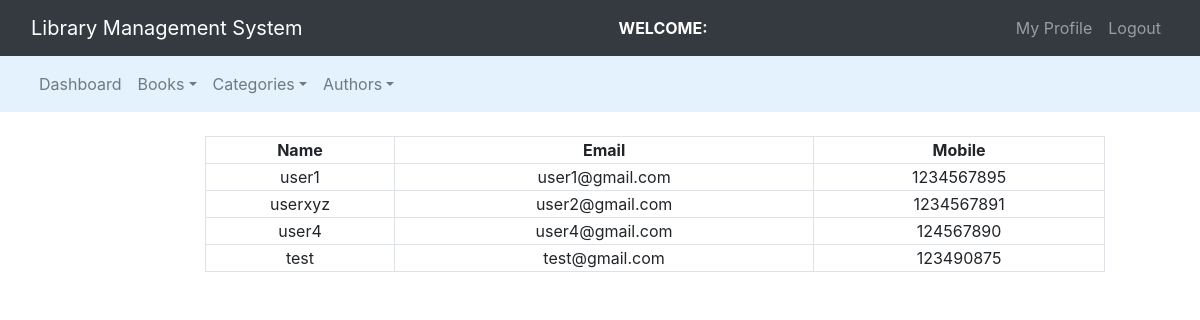
The page /admin/reg_users.php on the database its author committed.
### tables this page shows
CREATE TABLE `users` (
  `id` int(11) NOT NULL,
  `name` varchar(30) NOT NULL,
  `email` varchar(60) NOT NULL,
  `password` varchar(30) NOT NULL,
  `mobile` varchar(10) NOT NULL
);

### admin/reg_users.php (the view, shortened to what this page needs)
<?php
    $connection = mysqli_connect('localhost', 'root', '', 'lms_main');
    $query = "select * from users";
?>
<!DOCTYPE html>
<html lang="en">
<head>
    <link rel="stylesheet" type="text/css" href="../bootstrap-4.4.1/css/bootstrap.min.css">
</head>
<body>
    <nav class="navbar navbar-expand-lg navbar-dark bg-dark">
    <div class="container-fluid">
			<div class="navbar-header">
				<a class="navbar-brand" href="index.php">Library Management System</a>
			</div>
        <font style="color : white"><span><strong><?php echo "WELCOME: ".$_SESSION['name']; ?></strong></span></font>
		    <ul class="nav navbar-nav navbar-right">
		      <li class="nav-item dropdown">
                <a href="" class="nav-link dropdown toggle" data-toggle = "dropdown">My Profile</a>
              </li>
              <li class="nav-item">
                <a href="logout.php" class="nav-link">Logout</a>
              </li>
		    </ul>
		</div>
    </nav>
    <nav class="navbar navbar-expand-lg navbar-light" style="background-color: #e3f2fd;">
      <div class="container-fluid">
        <ul class="nav navbar-nav navbar-center">
          <li class="nav-item">
            <a href="admin_dashboard.php" class="nav-link">Dashboard</a>
          </li>
          <li class="nav-item dropdown">
            <a href="" class="nav-link dropdown-toggle" data-toggle="dropdown">Books</a>
          </li>
          <li class="nav-item dropdown">
            <a href="" class="nav-link dropdown-toggle" data-toggle="dropdown">Categories</a>
          </li>
          <li class="nav-item dropdown">
            <a href="" class="nav-link dropdown-toggle" data-toggle="dropdown">Authors</a>
          </li>
        </ul>
      </div>
    </nav><br>
    <div class="row">
        <div class="col-md-2"></div>
        <div class="col-md-8">
            <form>
                <table class="table-bordered" width="900px" style="text-align: center;">
                    <tr>
                        <th>Name</th>
                        <th>Email</th>
                        <th>Mobile</th>
                    </tr>
                    <?php
                        $query_run = mysqli_query($connection, $query);
                        while($row=mysqli_fetch_assoc($query_run))
                        {
                            $name = $row['name'];
                            $mobile = $row['mobile'];
                            $email = $row['email'];
                            echo "<tr><td>$name</td><td>$email</td><td>$mobile</td></tr>";
                        }
                    ?>
                </table>
            </form>
        </div>
        <div class="col-md-2"></div>
    </div>
</body>
</html>

### rows shown on the page
users: name "user1", email "user1@gmail.com", mobile "1234567895"
users: name "userxyz", email "user2@gmail.com", mobile "1234567891"
users: name "user4", email "user4@gmail.com", mobile "124567890"
users: name "test", email "test@gmail.com", mobile "123490875"
